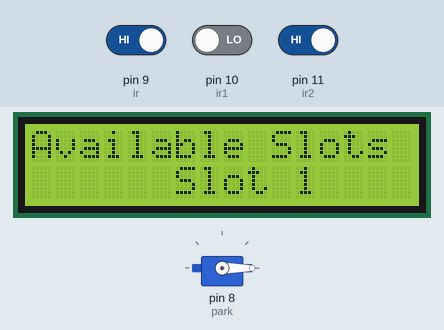
Simulated run of this sketch. Board: Arduino Uno, built with avr-gcc and run on an emulated ATmega328P. On the bench: 16×2 character LCD, servo. Inputs (shaded band) come from the test bench; at power-on: pin 11 (ir2) HIGH, pin 9 (ir) HIGH, pin 10 (ir1) LOW. WiFi joins after 1.5 s; servers stay silent unless stated; what the sketch prints to the serial monitor is not drawn.

Above: at 7.0 s.
7.1 s: pin 11 (ir2) driven LOW
At 9.1 s:
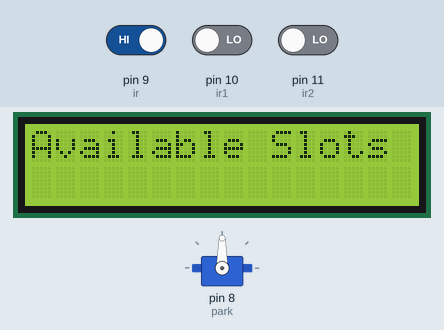
11.1 s: pin 9 (ir) driven LOW
At 12.3 s:
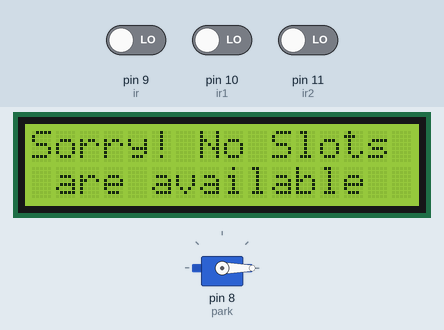
14.9 s: pin 10 (ir1) driven HIGH
At 18.4 s:
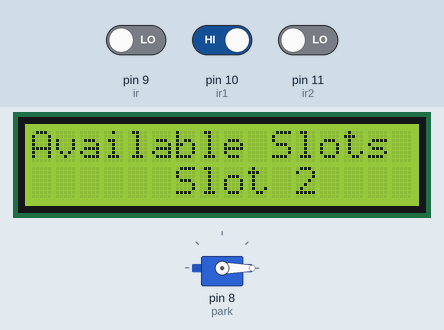
18.9 s: pin 9 (ir) driven HIGH
At 22.7 s:
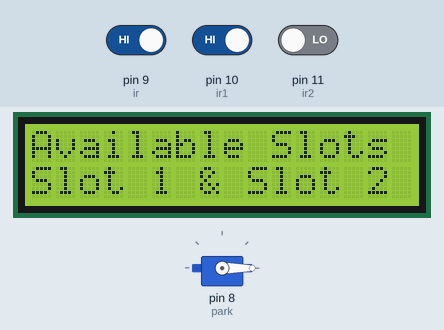
22.9 s: pin 10 (ir1) driven LOW
At 26.3 s:
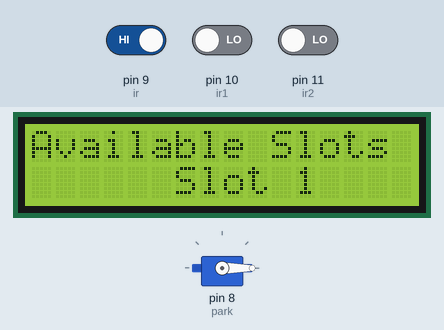
26.9 s: pin 11 (ir2) driven HIGH
At 27.3 s:
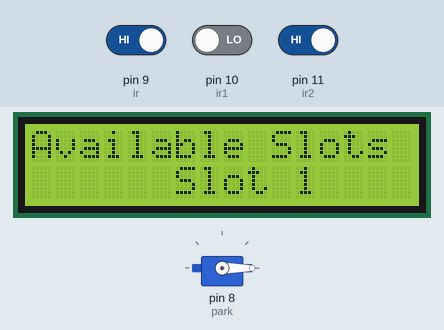
Timing chart, 0 to 29.4 s (numbered marks = the images above; inputs shaded):
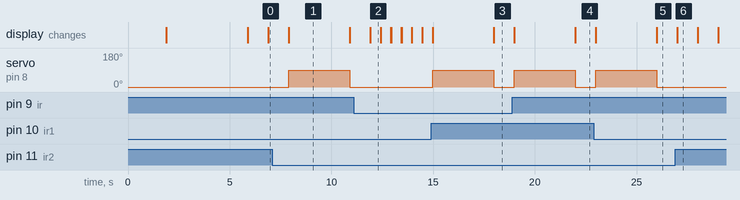

The sketch:

Smart_Parking_with_arduino_blynk_iot.ino
```cpp
//                                 SMART PARKING SYSTEM

#define BLYNK_TEMPLATE_ID "TMPL3Wrkhg4jh"
#define BLYNK_TEMPLATE_NAME "Smart Parking"
#define BLYNK_AUTH_TOKEN "QyZDrHp4ig6hn9C3SFbxDsZkL8S7A-6z"

#define BLYNK_PRINT Serial

#include <ESP8266_Lib.h>
#include <BlynkSimpleShieldEsp8266.h>

// Replace with your Blynk Auth Token
char auth[] = BLYNK_AUTH_TOKEN;

// Your WiFi credentials
char ssid[] = "projectpulse";
char pass[] = "hailucky123";

// Set your ESP8266 Serial object
#define EspSerial Serial

// Your ESP8266 baud rate:
#define ESP8266_BAUD 115200

ESP8266 wifi(&EspSerial);


#include<Servo.h>
#include<LiquidCrystal.h>
LiquidCrystal lcd(2,3,4,5,6,7);
int ir=9;
int ir1=10;
int ir2=11;
Servo park;
int slot=2;
void setup()
{
  Serial.begin(9600);
  Serial.println("...");
  EspSerial.begin(ESP8266_BAUD);
  delay(10);
    Blynk.begin(auth, wifi, ssid, pass);
  Serial.println("Welcome To Smart Parking System");
  lcd.begin(16,2);
  park.attach(8);
  park.write(0);
  pinMode(ir,INPUT);
  pinMode(ir1,INPUT);
  pinMode(ir2,INPUT);
  project_name();
  lcd.clear();
  Serial.println("Getting Started");

}

void loop()
{
  Blynk.run();
  lcd.setCursor(0,0);
  lcd.print("Available Slots");
  int val=digitalRead(ir);
  int val2=digitalRead(ir1);
  int val3=digitalRead(ir2);
  Blynk.virtualWrite(V0,val);
  Blynk.virtualWrite(V1,val2);
  Serial.print("val1:");
  Serial.println(val);
  Serial.print("val2:");
  Serial.println(val2);
  if(val3==0)
  {
    if(val==0 && val2==0)
    {
      park.write(0);
    }
    else
    {
      park.write(90);
      delay(3000);
      park.write(0);
    }
  }
  if(val==0 && val2==0)
  {
   Serial.println("No Slots Are Available");
   lcd.clear();
   lcd.setCursor(0,0);
   lcd.print("Sorry! No Slots");
   lcd.setCursor(0,1);
   lcd.print(" are available");
   delay(500);
   lcd.clear();
  }
  if(val==0 && val2==1)
  {
    lcd.setCursor(0,1);
    lcd.print("      Slot 2");
    delay(1000);
    lcd.clear();
  }
  if(val==1 && val2==1)
  {
    lcd.setCursor(0,1);
    lcd.print("Slot 1 & Slot 2");
    delay(1000);
    lcd.clear();
  }
  if(val==1 && val2==0)
  {
    lcd.setCursor(0,1);
    lcd.print("      Slot 1");
    delay(1000);
    lcd.clear();
  }
}

void project_name()
{
  lcd.print(" Smart Parking");
  lcd.setCursor(0,1);
  lcd.print("     System");
  delay(4000);
}
```

Measured:
- after the input at 7.1 s, servo on pin 8 (park): 0° → 90° after 0.80 s, → 0° 3.0 s later; the display: first differs from a run without the input after 0.80 s (image 1)
- after the input at 11.1 s, servo on pin 8 (park): stays 0° (without the input it goes to 90° after 0.81 s); the display: first differs from a run without the input after 0.81 s (image 2)
- after the input at 14.9 s, servo on pin 8 (park): 0° → 90° after 0.08 s, → 0° 3.0 s later; the display: first differs from a run without the input after 0.08 s (image 3 shows a later state)
- after the input at 18.9 s, the display: first differs from a run without the input after 3.1 s (image 4)
- after the input at 22.9 s, the display: first differs from a run without the input after 3.1 s (image 5)
- after the input at 26.9 s, servo on pin 8 (park): stays 0° (without the input it goes to 90° after 0.10 s)
- what the display in image 1 shows lasts 3.0 s, from 7.9 s to 10.9 s
